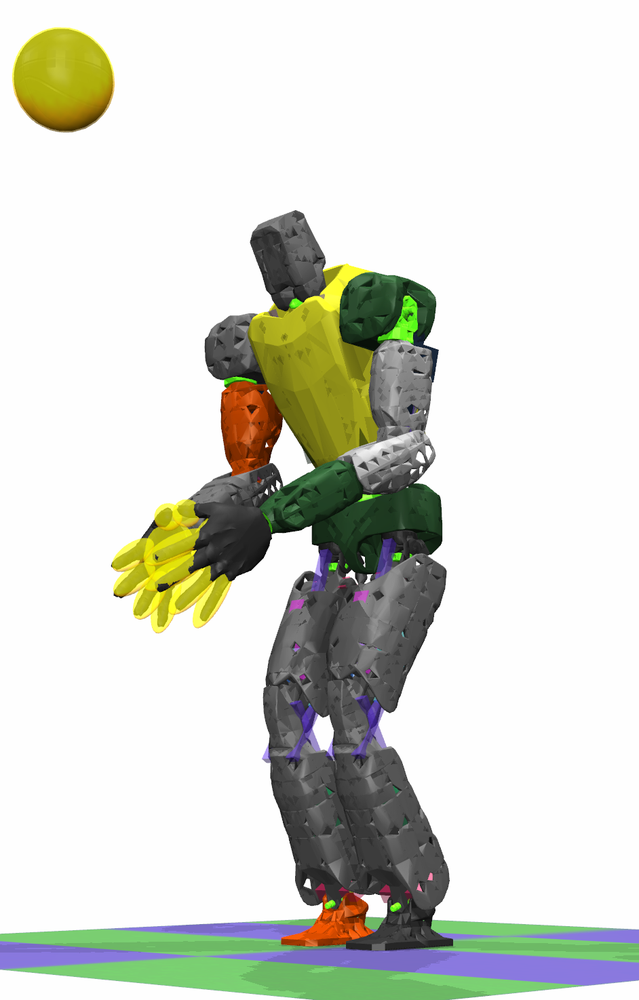
#> input picture pictures/DIG Pose 0.png, 639 x 1000 px, shrunk from 942 x 1475 before the run
$ python -i PlotActionState.py   (imports and definitions only)
#> lines starting #> are read from the running program, lines starting #| are printed output that depends on the picture
import numpy as np, matplotlib.pyplot as plt, matplotlib.animation as animation
from matplotlib import style

# style.use('fivethirtyeight')

fig = plt.figure(num=None, figsize=(24, 24), dpi=80, facecolor='w', edgecolor='k')

ax1 = plt.subplot2grid((7, 3), (0, 0))
ax2 = plt.subplot2grid((7, 3), (0, 1))
ax3 = plt.subplot2grid((7, 3), (0, 2))
ax4 = plt.subplot2grid((7, 3), (1, 0))
ax5 = plt.subplot2grid((7, 3), (1, 1))
ax6 = plt.subplot2grid((7, 3), (1, 2))
ax7 = plt.subplot2grid((7, 3), (2, 0))
ax8 = plt.subplot2grid((7, 3), (2, 1))
ax9 = plt.subplot2grid((7, 3), (2, 2))
ax10 = plt.subplot2grid((7, 3), (3, 0))
ax11 = plt.subplot2grid((7, 3), (3, 1))
ax12 = plt.subplot2grid((7, 3), (3, 2))
ax13 = plt.subplot2grid((7, 3), (4, 0))
ax14 = plt.subplot2grid((7, 3), (4, 1))
ax15 = plt.subplot2grid((7, 3), (4, 2))
ax16 = plt.subplot2grid((7, 3), (5, 0))
ax17 = plt.subplot2grid((7, 3), (5, 1))
ax18 = plt.subplot2grid((7, 3), (5, 2))
ax19 = plt.subplot2grid((7, 3), (6, 0))
ax20 = plt.subplot2grid((7, 3), (6, 2))
ax21 = plt.subplot2grid((7, 3), (6, 2))
ax22 = plt.subplot2grid((7, 3), (6, 2))
ax23 = plt.subplot2grid((7, 3), (6, 2))
ax24 = plt.subplot2grid((7, 3), (6, 2))
ax25 = plt.subplot2grid((7, 3), (6, 2))
ax26 = plt.subplot2grid((7, 3), (6, 2))
ax27 = plt.subplot2grid((7, 3), (6, 2))
ax28 = plt.subplot2grid((7, 3), (6, 2))
ax29 = plt.subplot2grid((7, 3), (6, 2))
ax30 = plt.subplot2grid((7, 3), (6, 2))
ax31 = plt.subplot2grid((7, 3), (6, 2))
ax32 = plt.subplot2grid((7, 3), (6, 2))

def animate(i):
    with open("/home/admin/dribble_repo/action_log.txt") as f:
        # for line in f:

        lines = f.readlines()
        x = [j for j in range(len(lines))]
        # y = line.split()
        y = [str(line) for line in lines]
        # [4 lines of commented-out code are left out]

        a = [float(line.split(' ')[0]) for line in lines]
        ax1.clear()
        ax1.set_title('Curriculum')
        ax1.set_xlabel('Number of Episodes')
        ax1.set_ylabel('Number of Pull Ups * 2')
        # if x[len(x)-1] > 50:
        #     ax1.set_xlim([x[len(x)-1]-50,x[len(x)-1]])
        ax1.plot(x,a)

        b = [float(line.split(' ')[1]) for line in lines]
        ax2.clear()
        ax2.set_title('HEAD_Y')
        # ax2.set_xlabel('Timestep')
        ax2.set_ylabel('Joint Angle (Rad)')
        # if x[len(x)-1] > 50:
        #     ax2.set_xlim([x[len(x)-1]-50,x[len(x)-1]])
        ax2.plot(x,b)

        c = [float(line.split(' ')[2]) for line in lines]
        ax3.clear()
        ax3.set_title('L_SHOULDER_P')
        # ax3.set_xlabel('Timestep')
        ax3.set_ylabel('Joint Angle (Rad)')
        # if x[len(x)-1] > 50:
        #     ax3.set_xlim([x[len(x)-1]-50,x[len(x)-1]])
        ax3.plot(x,c)

        d = [float(line.split(' ')[3]) for line in lines]
        ax4.clear()
        ax4.set_title('L_SHOULDER_R')
        # ax4.set_xlabel('Timestep')
        ax4.set_ylabel('Joint Angle (Rad)')
        # if x[len(x)-1] > 50:
        #     ax4.set_xlim([x[len(x)-1]-50,x[len(x)-1]])
        ax4.plot(x,d)

        e = [float(line.split(' ')[4]) for line in lines]
        ax5.clear()
        ax5.set_title('L_SHOULDER_Y')
        # ax5.set_xlabel('Timestep')
        ax5.set_ylabel('Joint Angle (Rad)')
        # if x[len(x)-1] > 50:
        #     ax5.set_xlim([x[len(x)-1]-50,x[len(x)-1]])
        ax5.plot(x,e)

        f = [float(line.split(' ')[5]) for line in lines]
        ax6.clear()
        ax6.set_title('L_ELBOW_P')
        # ax6.set_xlabel('Timestep')
        ax6.set_ylabel('Joint Angle (Rad)')
        # if x[len(x)-1] > 50:
        #     ax6.set_xlim([x[len(x)-1]-50,x[len(x)-1]])
        ax6.plot(x,f)

        g = [float(line.split(' ')[6]) for line in lines]
        ax7.clear()
        ax7.set_title('L_ELBOW_Y')
        # ax7.set_xlabel('Timestep')
        ax7.set_ylabel('Joint Angle (Rad)')
        # if x[len(x)-1] > 50:
        #     ax7.set_xlim([x[len(x)-1]-50,x[len(x)-1]])
        ax7.plot(x,g)

        h = [float(line.split(' ')[7]) for line in lines]
        ax8.clear()
        ax8.set_title('L_WRIST_P')
        # ax8.set_xlabel('Timestep')
        ax8.set_ylabel('Joint Angle (Rad)')
        # if x[len(x)-1] > 50:
        #     ax8.set_xlim([x[len(x)-1]-50,x[len(x)-1]])
        ax8.plot(x,h)

        i = [float(line.split(' ')[8]) for line in lines]
        ax9.clear()
        ax9.set_title('L_WRIST_Y')
        # ax9.set_xlabel('Timestep')
        ax9.set_ylabel('Joint Angle (Rad)')
        # if x[len(x)-1] > 50:
        #     ax9.set_xlim([x[len(x)-1]-50,x[len(x)-1]])
        ax9.plot(x,i)

        j = [float(line.split(' ')[9]) for line in lines]
        ax10.clear()
        ax10.set_title('R_SHOULDER_P')
        # ax10.set_xlabel('Timestep')
        ax10.set_ylabel('Joint Angle (Rad)')
        # if x[len(x)-1] > 50:
        #     ax10.set_xlim([x[len(x)-1]-50,x[len(x)-1]])
        ax10.plot(x,j)

        k = [float(line.split(' ')[10]) for line in lines]
        ax11.clear()
        ax11.set_title('R_SHOULDER_R')
        # ax11.set_xlabel('Timestep')
        ax11.set_ylabel('Joint Angle (Rad)')
        # if x[len(x)-1] > 50:
        #     ax11.set_xlim([x[len(x)-1]-50,x[len(x)-1]])
        ax11.plot(x,k)

        l = [float(line.split(' ')[11]) for line in lines]
        ax12.clear()
        ax12.set_title('R_SHOULDER_Y')
        # ax12.set_xlabel('Timestep')
        ax12.set_ylabel('Joint Angle (Rad)')
        # if x[len(x)-1] > 50:
        #     ax12.set_xlim([x[len(x)-1]-50,x[len(x)-1]])
        ax12.plot(x,l)

        m = [float(line.split(' ')[12]) for line in lines]
        ax13.clear()
        ax13.set_title('R_ELBOW_P')
        # ax13.set_xlabel('Timestep')
        ax13.set_ylabel('Joint Angle (Rad)')
        # if x[len(x)-1] > 50:
        #     ax13.set_xlim([x[len(x)-1]-50,x[len(x)-1]])
        ax13.plot(x,m)

        o = [float(line.split(' ')[13]) for line in lines]
        ax14.clear()
        ax14.set_title('R_ELBOW_Y')
        # ax14.set_xlabel('Timestep')
        ax14.set_ylabel('Joint Angle (Rad)')
        # if x[len(x)-1] > 50:
        #     ax14.set_xlim([x[len(x)-1]-50,x[len(x)-1]])
        ax14.plot(x,o)

        p = [float(line.split(' ')[14]) for line in lines]
        ax15.clear()
        ax15.set_title('R_WRIST_P')
        # ax15.set_xlabel('Timestep')
        ax15.set_ylabel('Joint Angle (Rad)')
        # if x[len(x)-1] > 50:
        #     ax15.set_xlim([x[len(x)-1]-50,x[len(x)-1]])
        ax15.plot(x,p)

        q = [float(line.split(' ')[15]) for line in lines]
        ax16.clear()
        ax16.set_title('R_WRIST_Y')
        # ax16.set_xlabel('Timestep')
        ax16.set_ylabel('Joint Angle (Rad)')
        # if x[len(x)-1] > 50:
        #     ax16.set_xlim([x[len(x)-1]-50,x[len(x)-1]])
        ax16.plot(x,q)

        r = [float(line.split(' ')[16]) for line in lines]
        ax17.clear()
        ax17.set_title('L_CROTCH_P')
        # ax17.set_xlabel('Timestep')
        ax17.set_ylabel('Joint Angle (Rad)')
        # if x[len(x)-1] > 50:
        #     ax17.set_xlim([x[len(x)-1]-50,x[len(x)-1]])
        ax17.plot(x,r)

        s = [float(line.split(' ')[17]) for line in lines]
        ax18.clear()
        ax18.set_title('L_KNEE_P')
        # ax17.set_xlabel('Timestep')
        ax18.set_ylabel('Joint Angle (Rad)')
        # if x[len(x)-1] > 50:
        #     ax18.set_xlim([x[len(x)-1]-50,x[len(x)-1]])
        ax18.plot(x,s)

        t = [float(line.split(' ')[19]) for line in lines]
        ax19.clear()
        ax19.set_title('R_CROTCH_P')
        # ax18.set_xlabel('Timestep')
        ax19.set_ylabel('Joint Angle (Rad)')
        # if x[len(x)-1] > 50:
        #     ax19.set_xlim([x[len(x)-1]-50,x[len(x)-1]])
        ax19.plot(x,t)

        u = [float(line.split(' ')[20]) for line in lines]
        ax20.clear()
        ax20.set_title('R_KNEE_P')
        # ax17.set_xlabel('Timestep')
        ax20.set_ylabel('Joint Angle (Rad)')
        # if x[len(x)-1] > 50:
        #     ax20.set_xlim([x[len(x)-1]-50,x[len(x)-1]])
        ax20.plot(x,u)

        # [29 lines of commented-out code are left out]
ani = animation.FuncAnimation(fig, animate, interval=10000)
# [1 line not run here, left out]

>>> import cv2
>>> picture = cv2.imread('pictures/DIG Pose 0.png', cv2.IMREAD_GRAYSCALE)
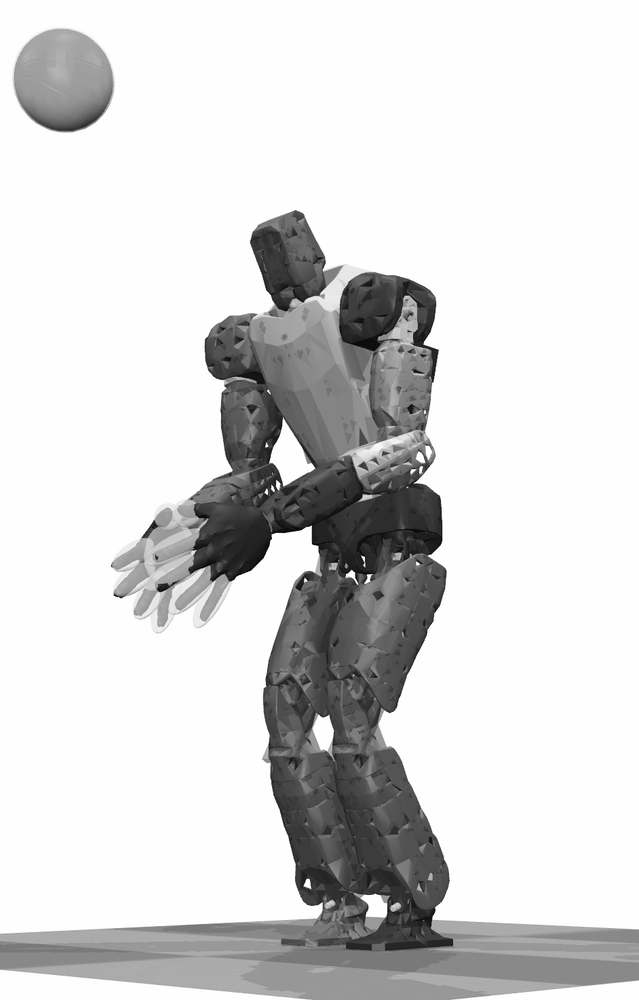
#> picture: shape (1000, 639); min 0, max 255, mean 215
#> (the run stopped early here; a loop or call above may not have finished)

$ run again, on pictures/DIG pose 2.png
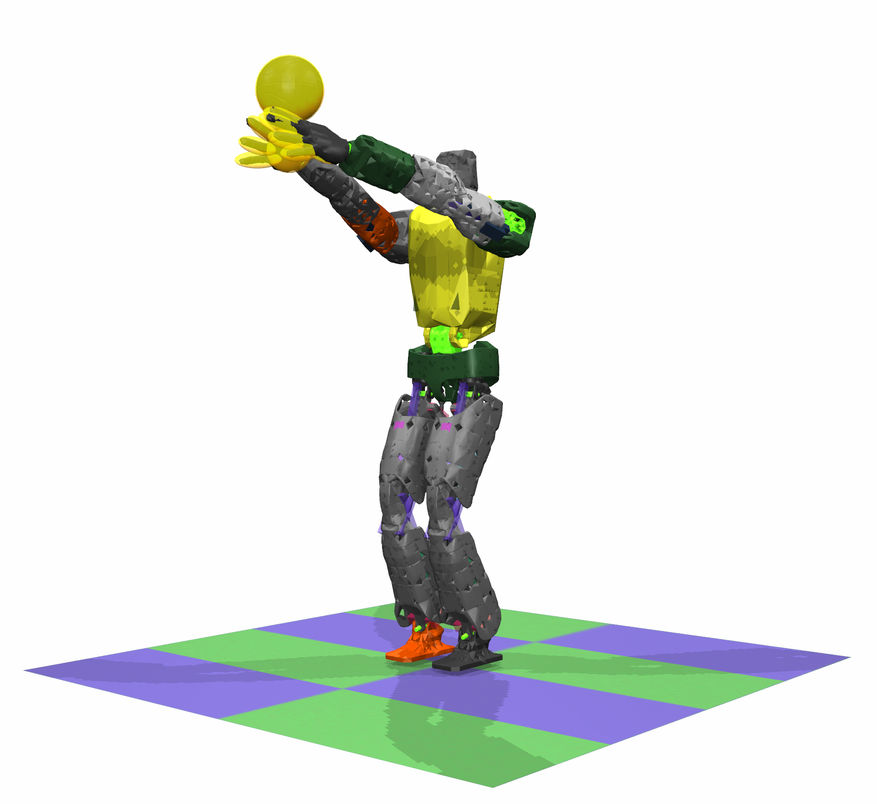
#> input picture pictures/DIG pose 2.png, 877 x 804 px, shrunk from 1653 x 1516 before the run
#> `picture = cv2.imread('pictures/DIG Pose 0.png', cv2.IMREAD_GRAYSCALE)`:
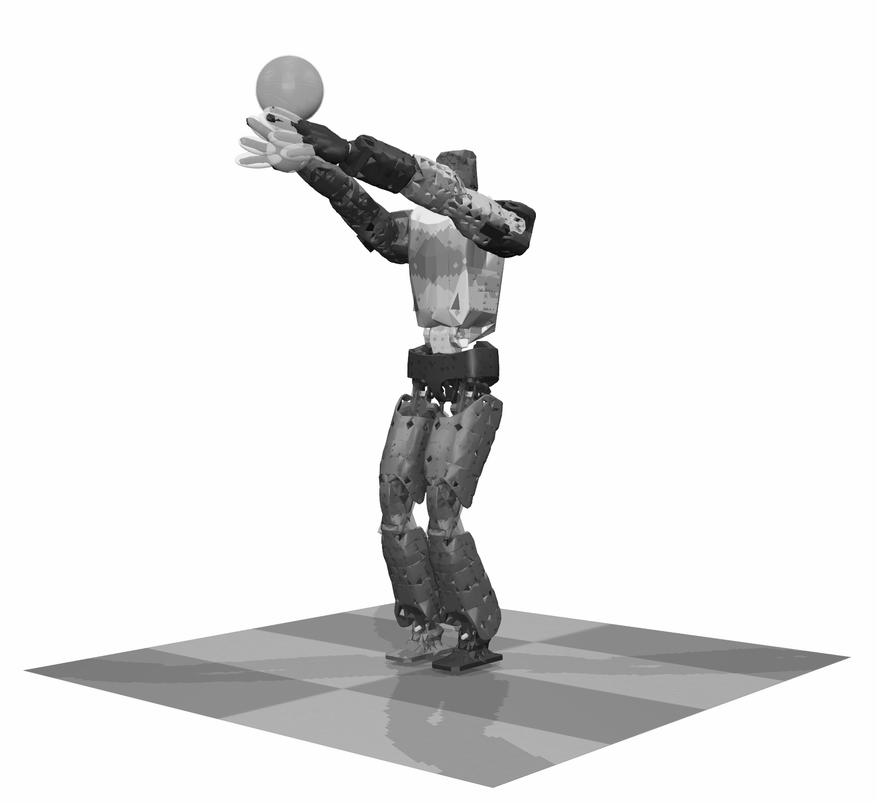
#> picture: shape (804, 877); min 0, max 255, mean 229.1

$ run again, on pictures/DIG Pose3.png
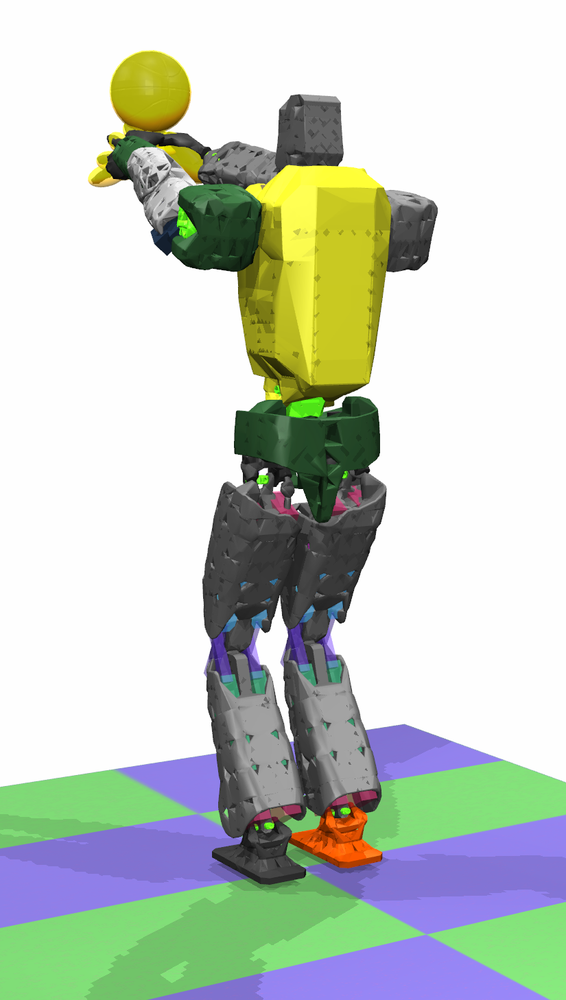
#> input picture pictures/DIG Pose3.png, 566 x 1000 px, shrunk from 825 x 1458 before the run
#> `picture = cv2.imread('pictures/DIG Pose 0.png', cv2.IMREAD_GRAYSCALE)`:
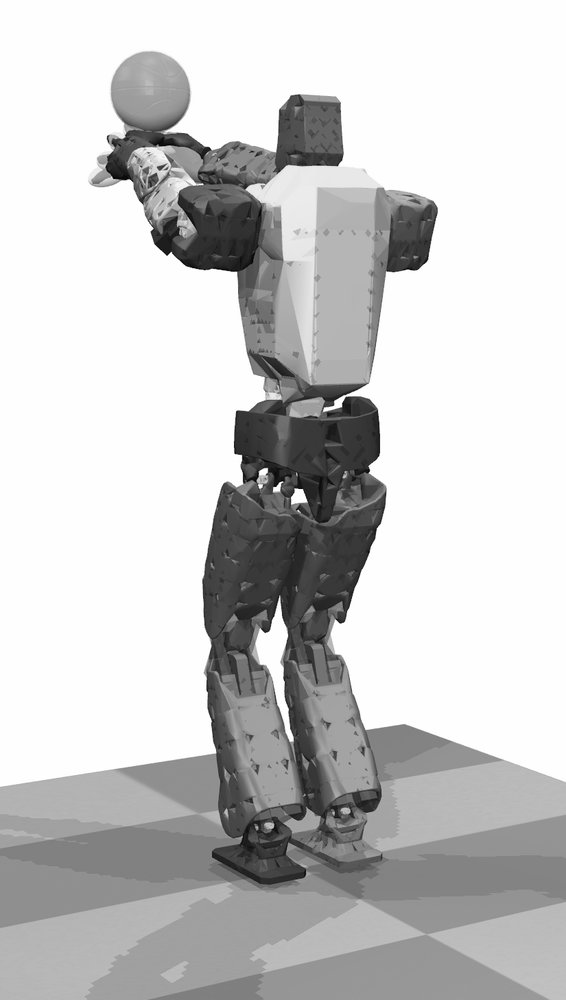
#> picture: shape (1000, 566); min 0, max 255, mean 201.4

$ run again, on pictures/DIG pose.png
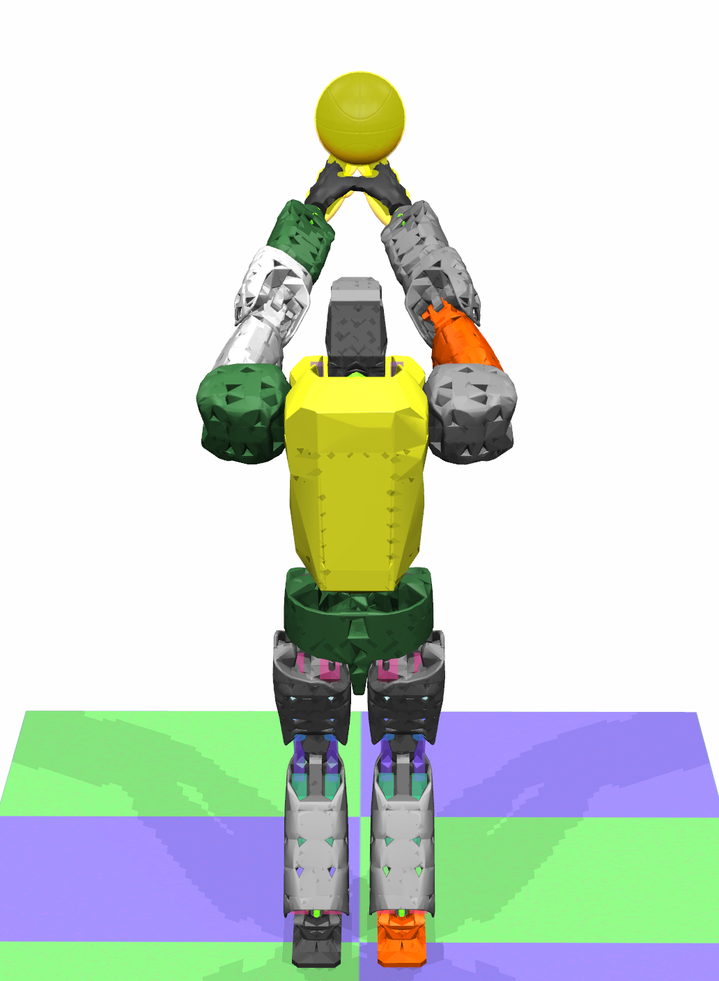
#> input picture pictures/DIG pose.png, 719 x 981 px, shrunk from 1032 x 1407 before the run
#> `picture = cv2.imread('pictures/DIG Pose 0.png', cv2.IMREAD_GRAYSCALE)`:
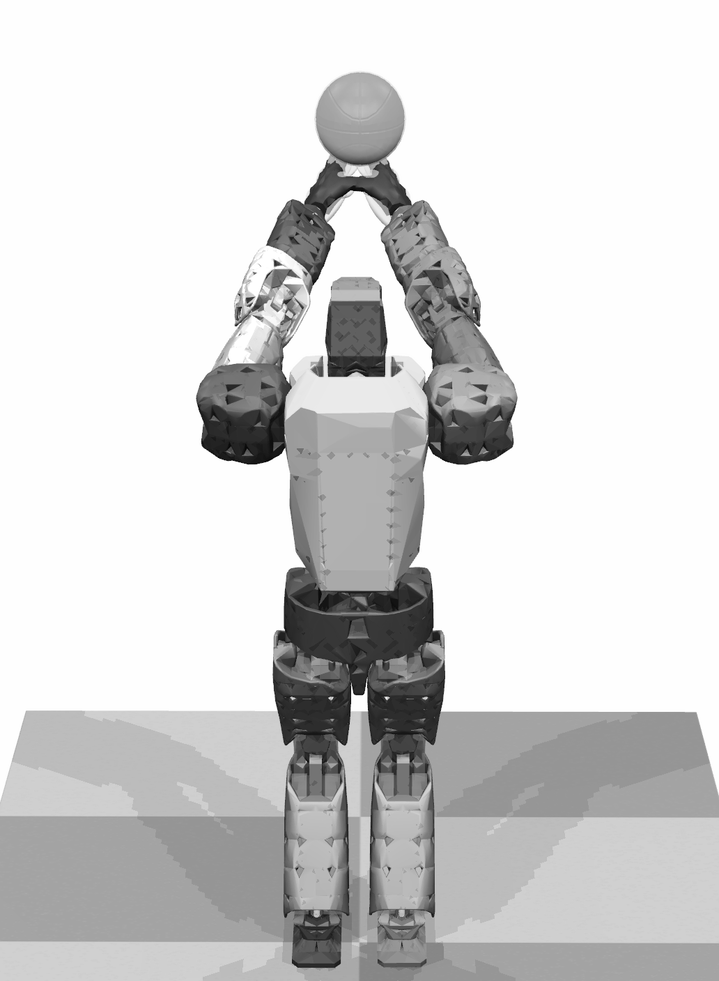
#> picture: shape (981, 719); min 0, max 255, mean 212.3
